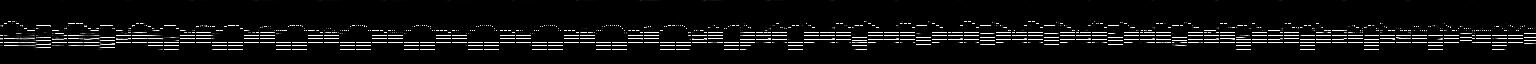
#> input picture midi_examples/test.jpg, 1536 x 64 px; its folder holds only this picture in this run
$ python jpg2midi_dir_es_postprocess.py midi_examples out.png   (older library calls are emulated)
#> lines starting #> are read from the running program, lines starting #| are printed output that depends on the picture; after the words box and inside, x2 and y2 are one past the last pixel; in counts of white or black regions, pixels touching at a corner belong together
### es_base.py
import numpy as np

class ES(object):
    def __init__(self, fitness=lambda x: (1-x[...,0])**2 + 100*(x[...,1]-x[...,0]**2)**2,
                    dna_length=2, bound=[-50,50], generations = 300, population_size=100, offspring_size=50, type='minimize'):
        self.F = fitness
        self.dna_n = dna_length
        self.gen = generations
        self.bound = bound
        self.pop_n = population_size
        self.kid_n = offspring_size
        self.f_sign = -1 if type=='minimize' else 1
    # [4 lines left out: function initialization, not called in this run]
    def get_fitness(self, pred):
        assert type(pred)==np.ndarray, 'You must pass a np.ndarray'
        return self.f_sign * self.F(pred).flatten()
    def get_offspring(self,pop):
        kids = {'DNA': np.empty((self.kid_n, self.dna_n))}
        kids['mut_strength'] = np.empty_like(kids['DNA'])
        for kv, ks in zip(kids['DNA'], kids['mut_strength']):
            p1, p2 = np.random.choice(np.arange(self.pop_n), size=2, replace=False)
            cp = np.random.randint(0, 2, self.dna_n, dtype=np.bool)  # crossover points
            kv[cp] = pop['DNA'][p1, cp]
            kv[~cp] = pop['DNA'][p2, ~cp]
            ks[cp] = pop['mut_strength'][p1, cp]
            ks[~cp] = pop['mut_strength'][p2, ~cp]

            # mutate (change DNA based on normal distribution)
            ks[:] = np.maximum(ks + (np.random.rand(*ks.shape)-0.5), 0.)    # must > 0
            kv += ks * np.random.randn(*kv.shape)
            kv[:] = np.clip(kv, *self.bound)    # clip the mutated value
        return kids
    def put_kids(self, pop, kids):
        for key in ['DNA', 'mut_strength']:
            pop[key] = np.vstack((pop[key], kids[key]))
        return pop
    def selection(self, pop):
        fitness = self.get_fitness(pop['DNA'])
        idx = np.arange(pop['DNA'].shape[0])
        good_idx = idx[fitness.argsort()][-self.pop_n:]
        for key in ['DNA', 'mut_strength']:
            pop[key] = pop[key][good_idx]
        return pop
    # [11 lines left out: function fit, not called in this run]

### midi_reward.py
"""
0,  unison_perfect,  +15
1,  second_minor,    -100
2,  second_major,    -50
3,  third_minor,     +5
4,  third_major,     +4
5,  forth_perfect,   +10
6,  forth_augmented, -8
7,  fifth_perfect,   +10
8,  fifth_minor,      0
9,  sixth_major,     +4
10, sixth_minor,     +3
11, seventh_major,   -10
12, octave_perfect,  +12
"""
score_table = [15,-100,-50,5,4,10,-8,10,0,4,3,-10,12]
perfects = set([0, 5, 7, 12])
near_perfect = set([3,4,9,10])
consonant = perfects or near_perfect
dissonant = set([1,2,6,11])
import numpy as np

def midi_score(piano_roll, pi_=4, bar_multiplier=4, phrase_multiplier=4): # shape: (ts, pitch)
    intra_note_score = 0.0
    inter_note_score = 0.0
    playable = 0.0
    tempo_score = 0.0
    stable_score = 0.0
    note_density_score = 0.0
    prev_root = None
    prev_head = None
    prev_interval = None
    last_notes = None
    bar = pi_*bar_multiplier
    phrase = bar*phrase_multiplier
    for tick in range(0, len(piano_roll), phrase):
        segment = piano_roll[tick:tick+phrase]
        natural = np.where(segment>0)[1] % 12
        if len(natural)==0:
            continue
        hist_std = np.histogram(natural, bins=np.arange(12), range=(0,12), normed=True)[0].std() * 3
        stable_score -= hist_std

    for tick, notes in enumerate(piano_roll):
        new_notes = np.array(notes>0) if last_notes is None else np.array((notes>0) & (last_notes<=0))
        last_notes = notes
        note_index = np.where(new_notes>0)[0]
        #note_index = np.where(notes>0)[0]
        if len(note_index)==0:
            intra_note_score += 0 if (not prev_interval is None) and (prev_interval in consonant) else -3
            continue
        if tick%pi_!=0:
            tempo_score -= 3

        if len(note_index)>6:
            playable -= 50
        root = note_index[0]
        head = note_index[-1]

        # compute intra interval scores ( O(n^2) ?! this should be an issue... )
        for i in range(len(note_index)-1):
            for j in range(i+1, len(note_index)):
                a = note_index[i]
                b = note_index[j]
                diff = b-a
                if diff>18:
                    intra_note_score -= 30
                elif diff<12:
                    intra_note_score += score_table[int(diff)]

        curr_interval = note_index[1]-note_index[0] if len(note_index)>=2 else None
        '''
        # compute inter interval scores:
        if not prev_root is None:
            if len(note_index)>1:
                inter_note_score += score_table[int(np.abs(prev_root-root))] if int(np.abs(prev_root-root))<=12 else -100
            inter_note_score += score_table[int(np.abs(prev_head-head))] if int(np.abs(prev_head-head))<=12 else -200
            if (not curr_interval is None) and (not prev_interval is None):
                if curr_interval in dissonant:
                    if prev_interval in dissonant: # bad bad bad
                        inter_note_score -= 5
                    elif prev_interval in perfects: # transition
                        inter_note_score += 5
                    elif prev_interval in near_perfect: # not bad
                        inter_note_score += 3
                elif curr_interval in perfects:
                    if prev_interval in dissonant: # perfect
                        inter_note_score += 8
                    elif prev_interval in perfects: # boring
                        inter_note_score -= 3
                    elif prev_interval in near_perfect: # a little boring
                        inter_note_score += 3
                elif curr_interval in near_perfect:
                    if prev_interval in dissonant: # good
                        inter_note_score += 5
                    elif prev_interval in perfects:
                        inter_note_score += 1
                    elif prev_interval in near_perfect:
                        inter_note_score -= 3
        '''
        prev_root = root
        prev_head = head
        prev_interval = curr_interval
        a = (piano_roll>0).sum()
        b = (piano_roll<=0).sum()
        if (a+b) < 1e-4 or a / (a+b) < 0.03:
            note_density_score -= 100
    return np.nan_to_num(intra_note_score + inter_note_score + playable + tempo_score + stable_score + note_density_score)

### jpg2midi_dir_es_postprocess.py
import os
import sys
import numpy as np
import midi
from PIL import Image
from es_base import ES
from midi_reward import midi_score
import argparse

parser = argparse.ArgumentParser(description='Image Generation with GAN')
parser.add_argument('input', metavar='input', type=str, help='')
parser.add_argument('output', metavar='output', type=str, help='')
parser.add_argument('--std', type=float, default=0.1, required=False, help='')
parser.add_argument('--generations', type=int, default=500, required=False, help='')
parser.add_argument('--populations', type=int, default=500, required=False, help='')
parser.add_argument('--offsprings', type=int, default=200, required=False, help='')
parser.add_argument('--pi', type=int, default=4, required=False, help='')
parser.add_argument('--bar_multiplier', type=int, default=4, required=False, help='')
parser.add_argument('--phrase_multiplier', type=int, default=4, required=False, help='')
parser.add_argument('--dice_original', type=float, default=0.2, required=False, help='')
args = parser.parse_args()

if not os.path.exists(args.output):
    os.makedirs(args.output)

all_fitness = []
all_outputs = []
dirs = os.listdir(args.input)
for fn, filename in enumerate(dirs):
    fullpath = args.input+'/'+filename
    piano_roll = np.array(Image.open(fullpath))
#> piano_roll is the input picture: shape (64, 1536); min 0, max 255, mean 16.1
    piano_roll = np.transpose(np.flip(piano_roll, 0), (1,0))
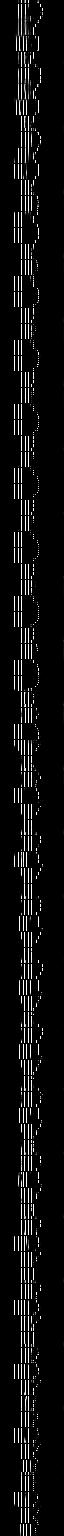
#> piano_roll: shape (1536, 64); min 0, max 255, mean 16.1

    shape = piano_roll.shape
#> shape = (1536, 64)
    dna = np.append(piano_roll.flatten(), 127.5).astype(np.float32)[np.newaxis,...].repeat(args.populations, axis=0)
    pop = dict(DNA=dna, mut_strength=np.random.randn(*dna.shape) * args.std)
#> pop = 2 items

    def F(orignal_piano_roll, dice_w=1.0):
#> called with dice_w = 0.2
        orignal_piano_roll_t = orignal_piano_roll.copy()
        orignal_piano_roll_t[orignal_piano_roll_t<127.5] = 0
        orignal_piano_roll_t[orignal_piano_roll_t>0    ] = 1
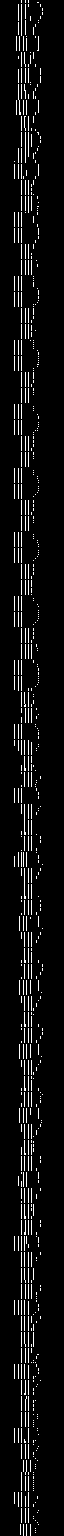
#> orignal_piano_roll_t: shape (1536, 64); values 0 (black) and 1 (white), 6% white in thin lines or dots, all inside (x1, y1, x2, y2) = (14, 0, 43, 1536)
        orignal_piano_roll_t = orignal_piano_roll_t.astype(np.uint8)
        def F_block(x):
            x = x.copy()
            piano_roll_flattens, thresholds = x[...,:-1], x[...,-1]
            piano_rolls = piano_roll_flattens.reshape(piano_roll_flattens.shape[0],*shape)
            scores = []
            for i, piano_roll in enumerate(piano_rolls):
                piano_roll[piano_roll<thresholds[i]] = 0
                piano_roll[piano_roll>0] = 1
                piano_roll = piano_roll.astype(np.uint8)
                score  = midi_score(piano_roll, args.pi, args.bar_multiplier, args.phrase_multiplier)
                y_t, y_p = orignal_piano_roll_t.flatten(), piano_roll.flatten()
                score += dice_w * np.mean( 2*y_t*y_p / (y_t.sum()+y_p.sum()+1) ) # bce (prevent edit too far away from orignal piece)
                scores.append(score)
            return np.asarray(scores)
        return F_block
    fitness_func = F(piano_roll, args.dice_original)
    es = ES(fitness=fitness_func, dna_length=dna.shape[-1], bound=[0, 255], generations=args.generations,
        population_size=args.populations, offspring_size=args.offsprings, type='maximize')
    '''
    print('file: %d/%d'%(fn+1,len(dirs)))
    fitness = es.fit(pop, runs=1, show_progress=True)
    '''
    for f in range(args.generations):
        kids = es.get_offspring(pop)
        pop  = es.put_kids(pop, kids)
#> (the run stopped early here; a loop or call above may not have finished)
